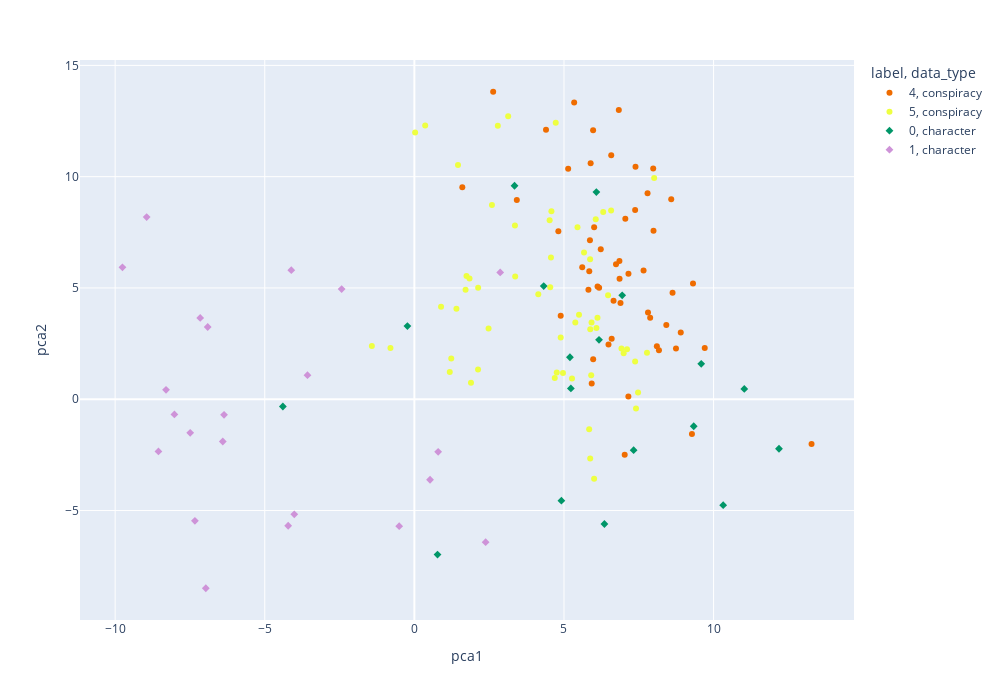

The code cell stored with this chart in its notebook:
### Code cell
# df_modified = df[df["label"] ]
# df_modified = df[df["layer_id"] == 16]
# df_modified = df_modified[(df_modified["label"] < 2) | (df_modified["label"] > 3)]
# df_modified = df_modified[df_modified["sufix"] == 1]
# df_modified = df_modified[df_modified["output_length"] < 20]
# print(df_modified.head()["label"])
# print(set(df_modified[data_type]))
df_modified = df.copy()
df_modified["label"] = df_modified["label"].astype(str)
df_modified["random_value"] = np.random.rand(len(df_modified))

scatter = px.scatter(df_modified, x='pca1', y='pca2',
                     color="label",
                    #  size='output_length', 
                     symbol= "data_type",
                     hover_data=["input/output", "output_length", "switch"],
                     color_discrete_sequence=color_selction)

scatter.update_layout(
    # autosize=True,
    width=1000,
    height=700,)

scatter.update_layout(coloraxis_colorbar=dict(yanchor="top", y=1, x=-0.2,
                                          ticks="outside"))

scatter.show()

### Figure 1 — Plotly figure (JSON) as saved in the notebook; plotly's stock layout.template omitted (floating-point values rounded to 4 significant figures; data arrays with more than 128 entries replaced by an {"elided": "..."} marker saying what was removed)
{"data": [{"customdata": {"elided": "52x3 mixed values"}, "hovertemplate": "label=4<br>data_type=conspiracy<br>pca1=%{x}<br>pca2=%{y}<br>input/output=%{customdata[0]}<br>output_length=%{customdata[1]}<br>switch=%{customdata[2]}<extra></extra>", "legendgroup": "4, conspiracy", "marker": {"color": "#ef6c00", "symbol": "circle"}, "mode": "markers", "name": "4, conspiracy", "orientation": "v", "showlegend": true, "type": "scatter", "x": [6.656, 7.155, 9.312, 6.579, 5.34, 5.973, 7.029, 9.276, 7.808, 8.104, 1.602, 3.423, 7.792, 8.584, 7.659, 6.122, 8.743, 6.739, 5.868, 8.174, 7.152, 6.175, 13.27, 6.853, 8.628, 4.89, 7.88, 8.902, 9.704, 7.39, 7.378, 5.14, 4.812, 7.05, 6.833, 6.857, 7.982, 5.891, 4.399, 2.633, 6.008, 5.609, 6.229, 8.42, 5.845, 5.817, 6.889, 6.594, 6.488, 7.992, 5.926, 5.975], "xaxis": "x", "y": [4.424, 5.633, 5.198, 10.96, 13.33, 12.09, -2.489, -1.566, 3.9, 2.383, 9.519, 8.957, 9.256, 8.982, 5.786, 5.065, 2.278, 6.066, 7.14, 2.196, 0.123, 5.008, -2.011, 6.216, 4.781, 3.755, 3.662, 3.002, 2.298, 10.44, 8.501, 10.36, 7.548, 8.108, 13.0, 5.409, 10.37, 10.6, 12.11, 13.82, 7.723, 5.933, 6.736, 3.333, 5.756, 4.921, 4.321, 2.721, 2.46, 7.57, 0.7092, 1.796], "yaxis": "y"}, {"customdata": {"elided": "57x3 mixed values"}, "hovertemplate": "label=5<br>data_type=conspiracy<br>pca1=%{x}<br>pca2=%{y}<br>input/output=%{customdata[0]}<br>output_length=%{customdata[1]}<br>switch=%{customdata[2]}<extra></extra>", "legendgroup": "5, conspiracy", "marker": {"color": "#eeff41", "symbol": "circle"}, "mode": "markers", "name": "5, conspiracy", "orientation": "v", "showlegend": true, "type": "scatter", "x": [5.502, 5.878, 6.575, 5.873, 6.12, 6.474, 6.084, 7.773, 7.107, 4.692, 3.37, 3.361, 5.921, 4.539, 1.405, 5.67, 1.742, 7.475, 6.921, 7.377, 6.994, 1.458, 2.592, 5.452, 4.52, 2.128, 4.565, 4.966, 4.58, 6.006, 5.842, 5.909, 1.232, 5.268, 5.875, 4.89, 1.843, 1.711, 4.725, 7.407, 0.0252, 0.3618, -0.7993, 8.014, 6.311, 6.061, 3.135, 2.789, 4.758, 5.379, 2.131, 1.891, 0.8915, 4.141, 1.183, -1.421, 2.479], "xaxis": "x", "y": [3.793, 3.149, 8.475, 6.29, 3.656, 4.67, 3.2, 2.089, 2.242, 0.9548, 5.51, 7.804, 3.451, 5.032, 4.067, 6.593, 5.542, 0.2996, 2.278, 1.699, 2.064, 10.52, 8.731, 7.726, 8.037, 1.332, 6.374, 1.18, 8.444, -3.577, -1.345, 1.079, 1.83, 0.9348, -2.667, 2.773, 5.424, 4.924, 12.43, -0.4174, 11.99, 12.3, 2.305, 9.944, 8.41, 8.088, 12.72, 12.29, 1.203, 3.446, 5.014, 0.7393, 4.153, 4.714, 1.222, 2.393, 3.175], "yaxis": "y"}, {"customdata": [["Grigori Rasputin", 172, "real"], ["Nikola Tesla", 175, "real"], ["Cleopatra VII", 189, "real"], ["Joan of Arc", 143, "real"], ["Vlad the Impaler", 156, "real"], ["Che Guevara", 184, "real"], ["Harry Houdini", 146, "real"], ["Mata Hari", 132, "real"], ["Genghis Khan", 154, "real"], ["Amelia Earhart", 169, "real"], ["Albert Einstein", 149, "real"], ["Hatshepsut", 193, "real"], ["Aleister Crowley", 182, "real"], ["Ernest Hemingway", 181, "real"], ["Leonardo da Vinci", 169, "real"], ["Thomas Cromwell", 155, "real"], ["Uhtred of Bebbanburg", 202, "real"], ["Hendrik Doeff", 168, "real"]], "hovertemplate": "label=0<br>data_type=character<br>pca1=%{x}<br>pca2=%{y}<br>input/output=%{customdata[0]}<br>output_length=%{customdata[1]}<br>switch=%{customdata[2]}<extra></extra>", "legendgroup": "0, character", "marker": {"color": "#009668", "symbol": "diamond"}, "mode": "markers", "name": "0, character", "orientation": "v", "showlegend": true, "type": "scatter", "x": [4.323, 12.19, 6.946, 6.082, -0.2331, 9.587, 6.351, 3.347, 9.336, 5.23, 11.03, 6.171, 10.32, 4.913, 7.327, 0.7735, -4.395, 5.199], "xaxis": "x", "y": [5.084, -2.223, 4.671, 9.308, 3.289, 1.593, -5.605, 9.593, -1.214, 0.4844, 0.4626, 2.67, -4.759, -4.559, -2.288, -6.979, -0.3256, 1.888], "yaxis": "y"}, {"customdata": [["Jack Aubrey", 162, "fake"], ["Ross Poldark", 209, "fake"], ["Claire Fraser", 178, "fake"], ["Lisbeth Salander", 116, "fake"], ["Phryne Fisher", 162, "fake"], ["Liesel Meminger", 142, "fake"], ["Jacob de Zoet", 186, "fake"], ["Scarlett O'Hara", 184, "fake"], ["Ishmael", 135, "fake"], ["Robert Langdon", 141, "fake"], ["Heathcliff", 157, "fake"], ["Don Quixote", 171, "fake"], ["Aliena", 168, "fake"], ["Gaius Baltar", 171, "fake"], ["Robert Merivel", 132, "fake"], ["Katherine Swynford", 180, "fake"], ["Jamie Fraser", 125, "fake"], ["Hester Prynne", 156, "fake"], ["Captain Woodrow F. Call", 122, "fake"], ["Jean Valjean", 136, "fake"], ["Mara of the Acoma", 182, "fake"], ["Heidi", 116, "fake"]], "hovertemplate": "label=1<br>data_type=character<br>pca1=%{x}<br>pca2=%{y}<br>input/output=%{customdata[0]}<br>output_length=%{customdata[1]}<br>switch=%{customdata[2]}<extra></extra>", "legendgroup": "1, character", "marker": {"color": "#ce93d8", "symbol": "diamond"}, "mode": "markers", "name": "1, character", "orientation": "v", "showlegend": true, "type": "scatter", "x": [2.381, -4.114, -9.756, -8.553, -4.014, -7.157, 0.5237, -6.361, 0.7947, -0.5074, -8.02, -2.431, -8.3, -6.403, -4.218, 2.868, -7.334, -8.947, -6.97, -3.573, -7.492, -6.907], "xaxis": "x", "y": [-6.422, 5.799, 5.925, -2.344, -5.172, 3.653, -3.617, -0.6992, -2.364, -5.703, -0.6829, 4.949, 0.4241, -1.9, -5.683, 5.697, -5.462, 8.185, -8.492, 1.083, -1.509, 3.246], "yaxis": "y"}], "layout": {"coloraxis": {"colorbar": {"ticks": "outside", "x": -0.2, "y": 1, "yanchor": "top"}}, "height": 700, "legend": {"title": {"text": "label, data_type"}, "tracegroupgap": 0}, "margin": {"t": 60}, "width": 1000, "xaxis": {"anchor": "y", "domain": [0, 1], "title": {"text": "pca1"}}, "yaxis": {"anchor": "x", "domain": [0, 1], "title": {"text": "pca2"}}}}
